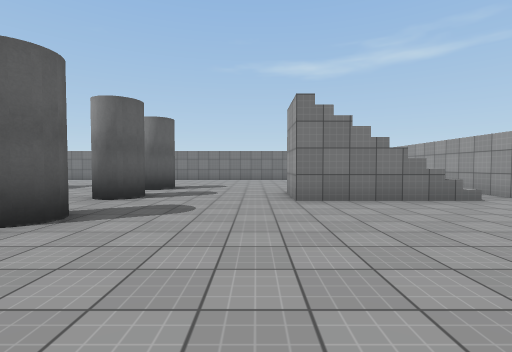
[1] (above)

17 first-person views from a walk through a scene from a Unity 3-D project. The camera is 1.3 m above the floor, tilts 2° down and sees 85° across. The floor is counted in squares, 2 m on a side. Each view is taken from the middle of a square. On the plan, view 1 faces up. The plan holds only what a view shows up to about 9 squares ahead; the rest is blank. The place goes on beyond the plan. Surface patterns are stand-ins for the level's own textures.

[2]
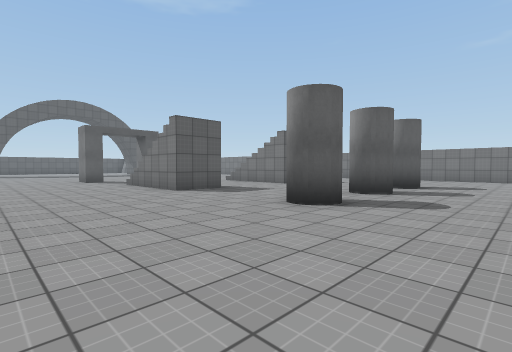

[3]
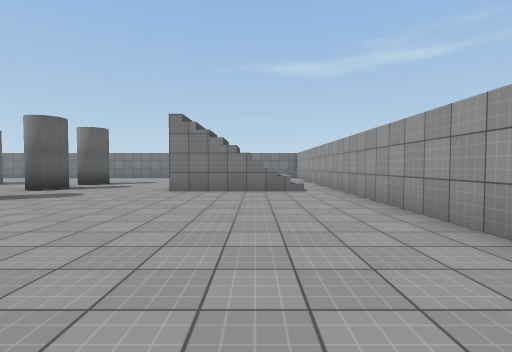

[4]
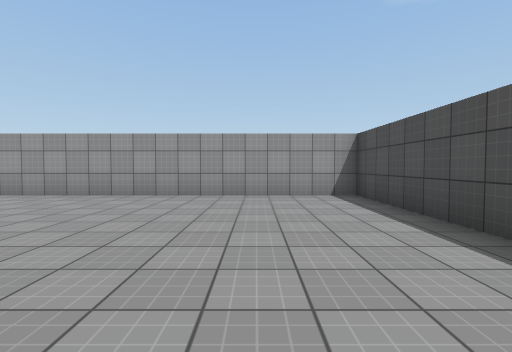

[5]
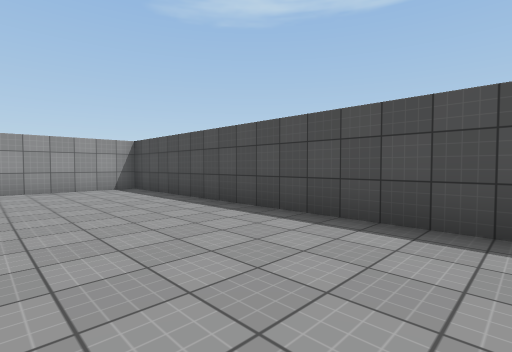

[6]
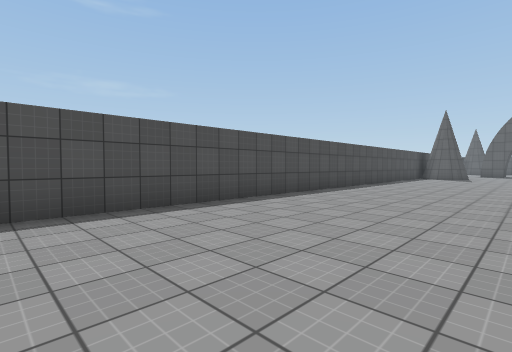

[7]
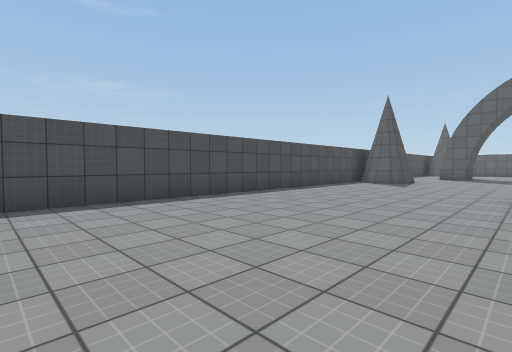

[8]
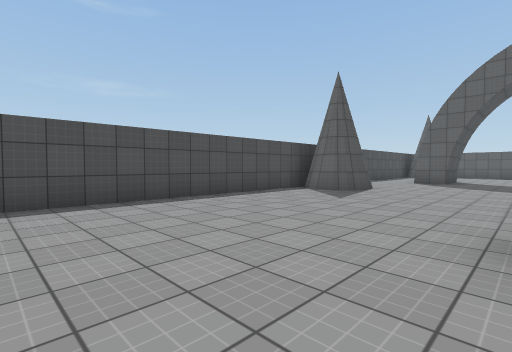

[9]
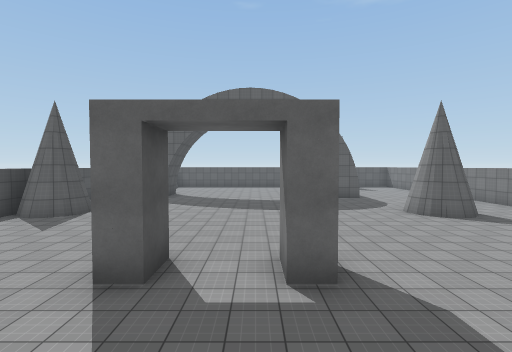

[10]
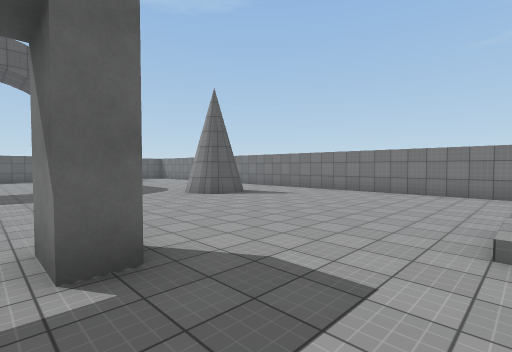

[11]
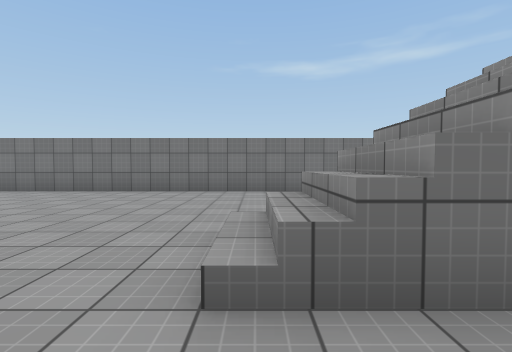

[12]
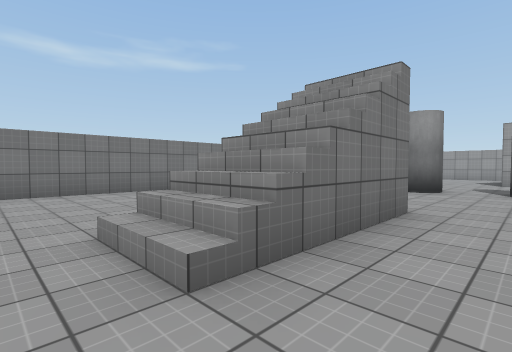

[13]
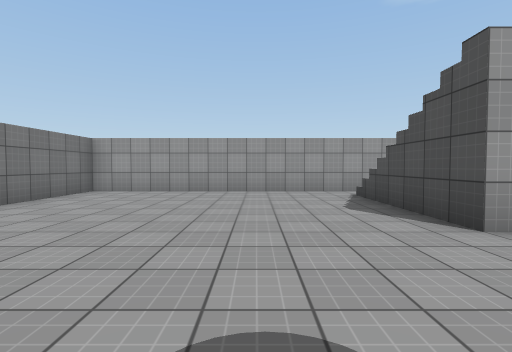

[14]
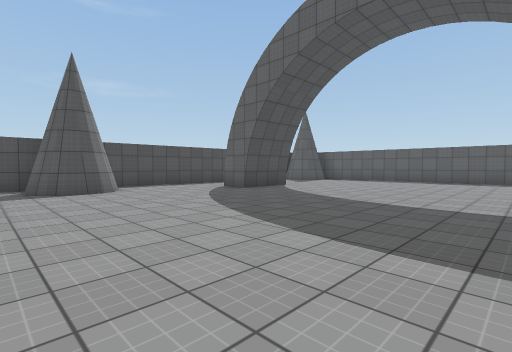

[15]
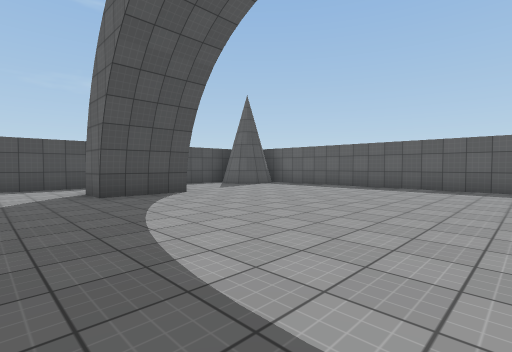

[16]
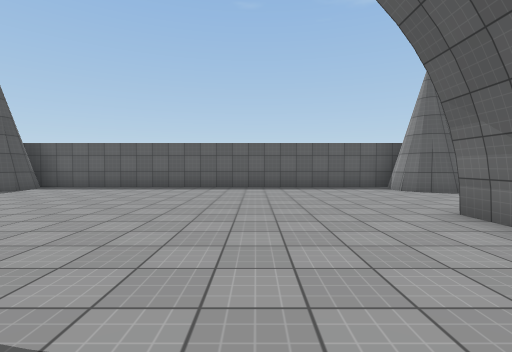

[17]
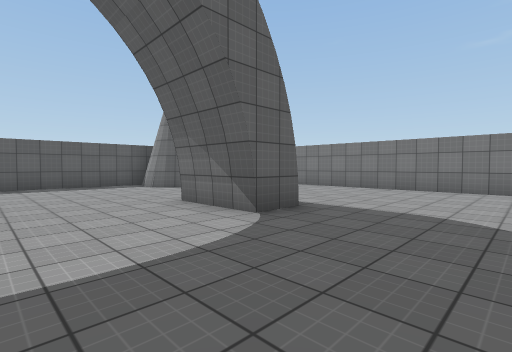

### Floor plan
Key: @ floor where view 1 was taken; # wall or solid block; . floor; / step, stairs or slope.
Columns run from 29 left of view 1 to 6 right of it. Each row starts with its distance up from view 1.
 14      ###################        ####
 13       .....  .........         ....#
 12       ...... ........         .....#
 11       ...............        ......#
 10  ##.  .....##........       .......#
  9 ##...  ....#.......////    ........#
  8 #.....##...........//// ..#........#
  7 #.............................////.#
  6 #.........................#...// /.#
  5 #...............#...   ............#
  4 #..................// /............#
  3 #.................. ///...#........#
  2 #...............#..................#
  1 #..................................#
  0 #............................@.....#
 -1 #.....##...........................#
 -2 ###    ....##......................#
 -3        ....#.......................#
 -4        #############################

Where each view was taken, in squares from view 1:
view 1: 0 up, 0 right, facing up
view 2: 1 down, 0 right, facing up-left
view 3: 2 down, 3 right, facing up
view 4: 1 down, 1 left, facing right
view 5: 0 up, 3 left, facing down-right
view 6: 1 up, 1 left, facing down-left
view 7: 2 up, 6 left, facing down-left
view 8: 2 up, 10 left, facing down-left
view 9: 4 up, 9 left, facing left
view 10: 4 up, 10 left, facing up-left
view 11: 6 up, 10 left, facing up
view 12: 6 up, 11 left, facing up-right
view 13: 9 up, 2 left, facing right
view 14: 6 up, 16 left, facing down-left
view 15: 6 up, 20 left, facing down-left
view 16: 5 up, 20 left, facing left
view 17: 5 up, 19 left, facing up-left
